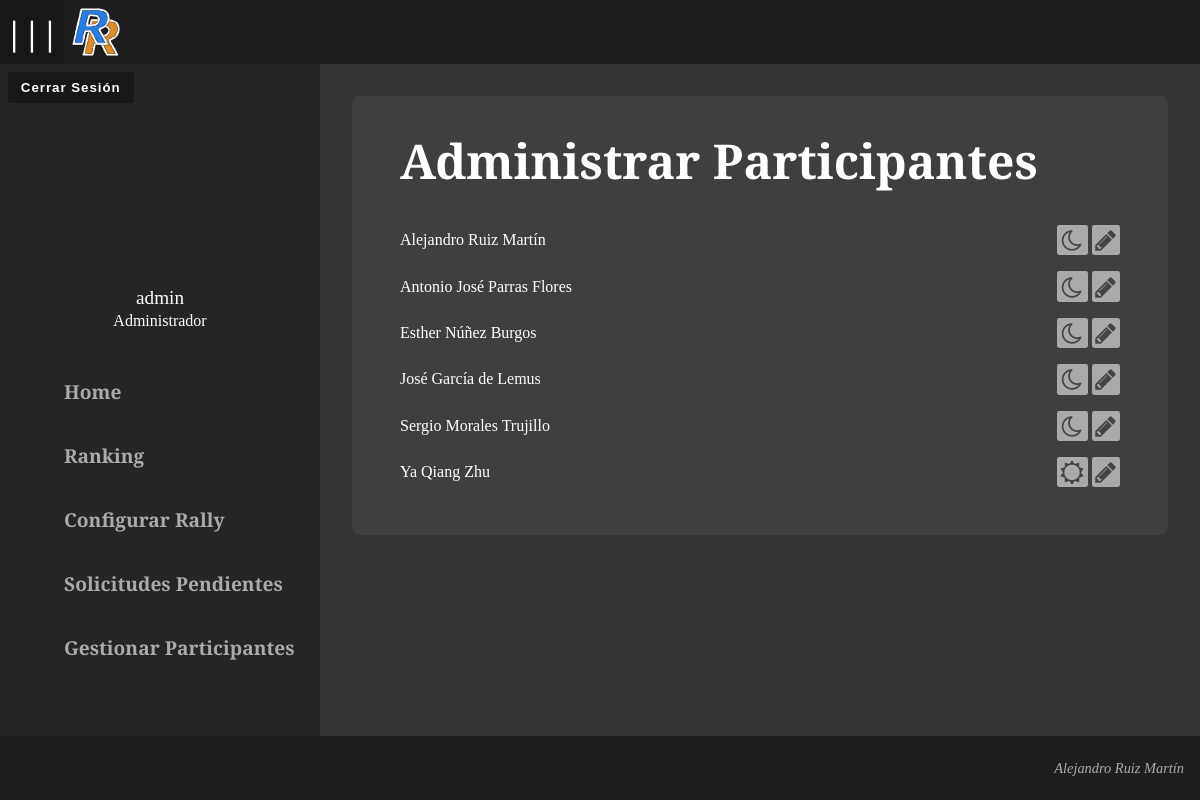
Screenshot of /index.php?id=12 (signed in) with the database file from the repository.
### tables this page shows
CREATE TABLE `participantes` (
  `id` int(11) NOT NULL,
  `usuario` varchar(30) DEFAULT NULL,
  `password` varchar(50) DEFAULT NULL,
  `nombre` varchar(50) DEFAULT NULL,
  `apellidos` varchar(150) DEFAULT NULL,
  `email` varchar(320) DEFAULT NULL,
  `fecha_creacion` date DEFAULT NULL,
  `baja` tinyint(1) DEFAULT 0,
  `ultima_actualizacion` datetime DEFAULT NULL,
  `ultimo_usuario` varchar(30) DEFAULT NULL
);

### functions/ddbb.php (called while the page is built)
<?php
    $sql = array(
        "db" => array(
            "host" => "localhost",
            "user" => "root",
            "pass" => "",
            "db" => "rally_ranking"
        )
    );
?>

### functions/functions.php (called while the page is built, shortened)
<?php
    require_once("mydb.php");
    require_once("controller.php");
    require_once("ddbb.php");
    function GetProfileManagerData() {
        global $sql;
        $mydb = new mydb($sql["db"]);
        $mydb -> querySetter("SELECT `id`, `nombre`, `apellidos`, `baja` FROM `participantes` ORDER BY `nombre`");
        $user = $mydb -> fastResponse();
        return($user);
    }
?>

### functions/mydb.php (called while the page is built, shortened)
<?php
    class mydb {
        private ?mysqli $mysqli;
        private ?string $query;
        public function __construct(?array $db = null) {
            $this -> mysqli = new mysqli($db["host"], $db["user"], $db["pass"], $db["db"]) ?? $db;
            $this -> query = '';
        }
        public function querySetter(string $newQuery) {
            $this -> query = $newQuery;
        }
        public function fastResponse() {
            try {
                $this -> result =  $this -> mysqli -> query($this -> query);
                return $this -> result;
            } catch (mysqli_error) {
                echo "<script defer>alert(\"Error al interactuar con la base de datos. Datos:\n\n";
                echo $this -> testVars();
                echo "\");</script>";
            }
        }
        public function __destruct() {
            $this -> mysqli -> kill($this -> mysqli -> thread_id);
        }
    }
?>

### main/manage_profiles.php (the view, shortened to what this page needs)
<?php
if (isset($_SESSION['rol']) && $_SESSION['rol'] == 'Administrador') {
?>
<div class="card">
    <div class="card-head">
        <span>Administrar Participantes</span>
    </div>
    <div class="card-body">
        <?php
        $result = GetProfileManagerData();
        while($user = $result -> fetch_object()) {
        ?>
        <div class="d-flex justify-content-between align-items-center m-b-10">
            <span class=""><?php echo "{$user -> nombre} {$user -> apellidos}";?></span>
            <div class="action-buttons-box">
                <button
                    id="button<?php echo $user -> id; ?>"
                    class="action-button<?php echo ($user -> baja) ? " sun" : " moon"; ?>"
                    title="Dar de <?php echo ($user -> baja) ? "alta" : "baja"; ?>"
                    onclick="UnsuscribeUserManager(<?php echo $user -> id.', '.$user -> baja; ?>)"
                ><i class="fa">
                <?php
                    echo ($user -> baja) ? "&#xf185;" : "&#xf186;";
                ?>
                </i></button>
                <form action="index.php?id=<?php echo GetScreenIndex("profile"); ?>" method="post" class="d-inline">
                    <button class="action-button" title="Editar">
                        <i class="fa">&#xf040;</i>
                    </button>
                </form>
            </div>
        </div>
        <?php
        }
        ?>
    </div>
</div>
<?php
} else {
header("Location:index.php?id=".GetScreenIndex("home"));
}
?>

### styles/styles.css (style rules this page uses)
body { display: flex; flex-direction: column; background-color: var(--color-2); }
.card { width: 100%; height: fit-content; margin: 2rem; padding: 2rem 3rem; background-color: var(--color-1); border-radius: 0.5rem; }
.card-head { margin-bottom: 2rem; }
.card-head span { display: block; font-size: 3rem; font-weight: 600; }
.action-button { padding: 0.2rem; }
.moon { padding: 0.2rem 0.3rem; }

### styles/rwd.css (style rules this page uses)
.d-inline { display: inline; }
.d-flex { display: flex; }
.justify-content-between { justify-content: space-between; }
.align-items-center { align-items: center; }
.m-b-10 { margin-bottom: 1rem; }

### styles/palette-dark.css (style rules this page uses)
* { --color-1: #3f3f3f; --color-2: #333333; --color-3: #2c2c2c; --color-4: #252525; --color-5: #1e1e1e; --color-6: #171717; --color-7: #101010; --color-8: #090909; color: #fff; }
.card { background-color: var(--color-1); }
body { background-color: var(--color-2); }

### rows the page displays
participantes: user "Alejandro", apellidos "Ruiz Martín", baja 0 (drawn)
participantes: nombre "Antonio José", apellidos "Parras Flores", baja 0 (drawn)
participantes: nombre "Esther", apellidos "Núñez Burgos", baja 0 (drawn)
participantes: nombre "José", apellidos "García de Lemus", baja 0 (drawn)
participantes: nombre "Sergio", apellidos "Morales Trujillo", baja 0 (drawn)
participantes: nombre "Ya Qiang", apellidos "Zhu", baja 1 (drawn)

### other values shown
$_SESSION['usuario'] "admin"
$_SESSION['rol'] "Administrador"
